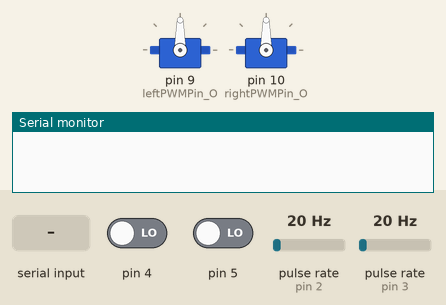
Recording of a sketch running on a simulated Arduino Uno, built with avr-gcc and run on an emulated ATmega328P. On the bench: 2 × servo, the last lines printed to the serial monitor. Wiring (inferred from the names in the program): 2 × pulse sensor: data pin 2 / data pin 3. The test bench sets the inputs (shaded band); at power-on: pulse rate (sensors on pin 3, pin 2) 20 Hz, pin 4 LOW, pin 5 LOW.

Above: at 1.2 s.
1.3 s: "90,45\n" received over Serial
At 2.1 s:
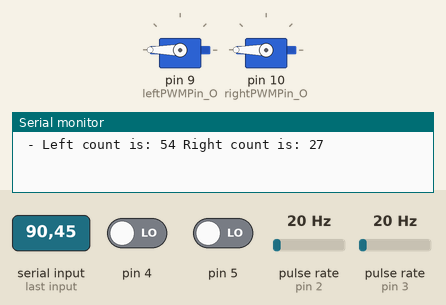
3.0 s: "30,150\n" received over Serial
At 3.24 s:
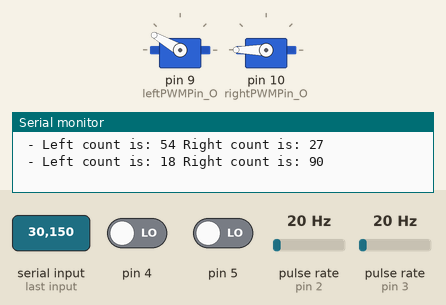
4.9 s: "200\n" received over Serial
At 6.7 s:
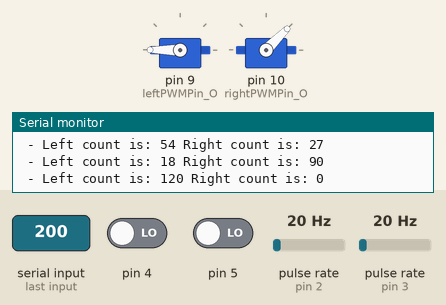
7.4 s: pulse rate (sensor on pin 3) set to 4 Hz
At 9.54 s:
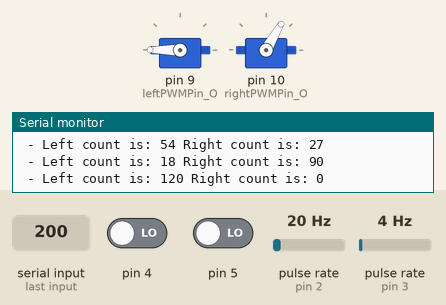
10.4 s: "1,90\n" received over Serial
At 11.3 s:
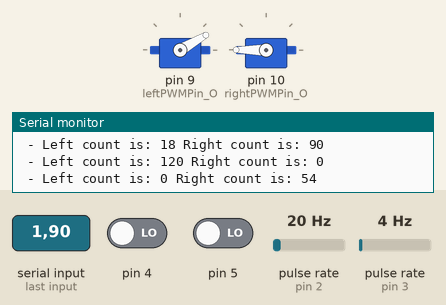
11.9 s: pulse rate (sensor on pin 2) set to 2 Hz
At 14.39 s:
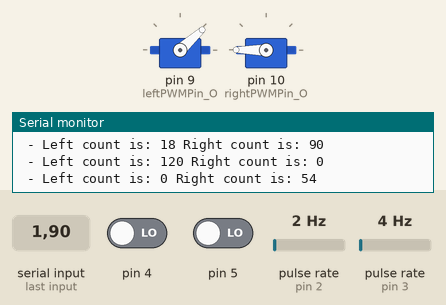
Timing chart, 0 to 20.2 s (numbered marks = the images above; inputs shaded):
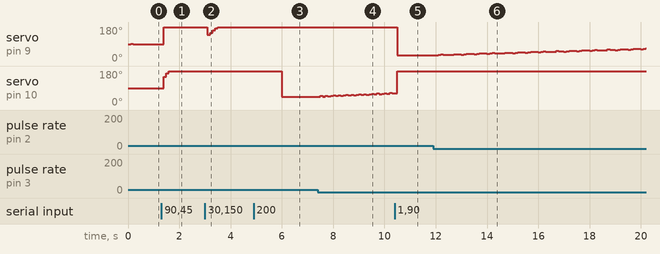

The sketch:

Joe_PID_2.ino
```cpp
#include <Servo.h>
//#include "MegunoLink.h"

//TimePlot data;

//
// Pin assignments
//

const byte leftSensorPin_I  = 2;
const byte rightSensorPin_I = 3;

const byte leftPWMPin_O  = 9;
const byte rightPWMPin_O = 10;

//
// Constants
//

const unsigned int maxRPM = 120;
const unsigned int wheelCircum = 785; //mm (Wheel diameter is 25cm)
const unsigned int pulsesPerRevolution = 360;
const unsigned int pidPeriod = 100; //ms

//
// Create Servo objects
//

Servo leftWheelServo;
Servo rightWheelServo;

//
// Global variables
//


float leftKp  = 1.5;
float leftKi  = 0.7;
float rightKp = 1.5;
float rightKi = 0.7;

volatile int leftSensorPIDCount  = 0;
volatile int rightSensorPIDCount = 0;

volatile int leftSensorDistanceCount = 0;
volatile int rightSensorDistanceCount = 0;

volatile int leftError = 0;
volatile int rightError = 0;

volatile int leftLastError = 0;
volatile int rightLastError = 0;

volatile int leftOffset = 0;
volatile int rightOffset = 0;

volatile int desiredSpeed = 60;

volatile int desiredLeftPIDCount = 0;
volatile int desiredRightPIDCount = 0;

boolean leftDirection = 0; // 0 - forward, 1 - backward
boolean rightDirection = 0; // 0 - forward, 1 - backward

int skip = 0;
int leftSerialSpeed = 0;
int rightSerialSpeed = 0;

int timercount=0;


//
// Intial Setup
//

void setup() {

  // Set up hardware interrupts
  attachInterrupt(digitalPinToInterrupt(leftSensorPin_I) , leftSensorISR , CHANGE);
  attachInterrupt(digitalPinToInterrupt(rightSensorPin_I), rightSensorISR, CHANGE);

  // Set up timer interrupt
  TCCR2A = 0;
  TCCR2B = 0;
  TCNT2 = 0;

  OCR2A = 124; // Compare value

  TCCR2A |= (1 << WGM21);
  TCCR2B |= (1 << CS22) | (1 << CS21) | (0 << CS20); // 1024 prescaler
  TIMSK2 |= (1 << OCIE2A);

  // Set up outputs
  leftWheelServo.attach(leftPWMPin_O);
  rightWheelServo.attach(rightPWMPin_O);

  leftWheelServo.write(90);
  rightWheelServo.write(90);

  // Initialise serial communication
  Serial.begin(19200);
}

//
// Hardware Interrupts for counting rotary encoder pulses
//

void leftSensorISR () {
  if(digitalRead(4) == digitalRead(2))
    leftSensorPIDCount --;
  else
    leftSensorPIDCount ++;
}

void rightSensorISR () {
  if(digitalRead(5) == digitalRead(3))
    rightSensorPIDCount ++;
  else
    rightSensorPIDCount --;
}


//
// PID Controller - for both wheels
//

ISR (TIMER2_COMPA_vect) {

  sei(); //Re-enable all interrupts

  if (timercount >= 49) {

  leftError = desiredLeftPIDCount - leftSensorPIDCount;
  rightError = desiredRightPIDCount - rightSensorPIDCount;

  //data.SendData("Speed", (rightSensorPIDCount*10)/6);

  leftSensorPIDCount = 0;
  rightSensorPIDCount = 0;

  leftOffset  += (leftKp  * (leftError  - leftLastError )) + (leftKi  * leftError );
  rightOffset += (rightKp * (rightError - rightLastError)) + (rightKi * rightError);

  leftLastError = leftError;
  rightLastError = rightError;

  leftOffset = constrain(leftOffset, -60, 90);
  rightOffset = constrain(rightOffset, -60, 90);

  leftWheelServo.write(90 + leftOffset);
  rightWheelServo.write(90 + rightOffset);


  timercount = 0;
  } else {
    timercount++;
  }


}

//
// Movement functions
//

void moveForward (int distance) {
 leftDirection = 0;
 rightDirection = 0;
 desiredLeftPIDCount = (desiredSpeed / (float)60) * pulsesPerRevolution / (float)(1000 / pidPeriod);
 desiredRightPIDCount = (desiredSpeed / (float)60) * pulsesPerRevolution / (float)(1000 / pidPeriod);
}

void moveBackward (int distance) {
 leftDirection = 1;
 rightDirection = 1;
 desiredLeftPIDCount = (desiredSpeed / (float)60) * pulsesPerRevolution / (float)(1000 / pidPeriod);
 desiredRightPIDCount = (desiredSpeed / (float)60) * pulsesPerRevolution / (float)(1000 / pidPeriod);
}

void rotateLeft (int angle) {
 leftDirection = 1;
 rightDirection = 0;
 desiredLeftPIDCount = (desiredSpeed / (float)60) * pulsesPerRevolution / (float)(1000 / pidPeriod);
 desiredRightPIDCount = (desiredSpeed / (float)60) * pulsesPerRevolution / (float)(1000 / pidPeriod);
}

void rotateRight (int angle) {
 leftDirection = 0;
 rightDirection = 1;
 desiredLeftPIDCount = (desiredSpeed / (float)60) * pulsesPerRevolution / (float)(1000 / pidPeriod);
 desiredRightPIDCount = (desiredSpeed / (float)60) * pulsesPerRevolution / (float)(1000 / pidPeriod);

}

void moveRobot (int left, int right) {

 desiredLeftPIDCount = (left / (float)60) * pulsesPerRevolution / (float)(1000 / pidPeriod);
 desiredRightPIDCount = (right / (float)60) * pulsesPerRevolution / (float)(1000 / pidPeriod);


      Serial.print(" - Left count is: ");
      Serial.print(desiredLeftPIDCount);

      Serial.print(" Right count is: ");
      Serial.println(desiredRightPIDCount);

}


// Set Speed function - sets the forward/reverse speed in rpm - not intended to be used in normal operation, only for testing
void setSpeed (int speed) {
  if ((speed >= 0) && (speed <= maxRPM)) {
    desiredSpeed = speed;
  } else {
    desiredSpeed = 0;
    Serial.print("Error, invalid speed set. Speed must be between 0 and ");
    Serial.println(maxRPM);
  }

}

void stopMoving () {
  desiredLeftPIDCount = 0;
  desiredRightPIDCount = 0;
}

//
// Main Loop
//

void serialFlush(){
  while(Serial.available() > 0) {
    char t = Serial.read();
  }
}

void loop() {

  if (Serial.available() >= 4) {
      leftSerialSpeed = Serial.parseInt();
      skip = Serial.read();
      rightSerialSpeed = Serial.parseInt();
      //skip = Serial.read();
      serialFlush();
//      Serial.print("Left speed is: ");
//      Serial.print(leftSerialSpeed);
//      Serial.print(" Right speed is: ");
//      Serial.print(rightSerialSpeed);

      moveRobot(leftSerialSpeed, rightSerialSpeed);
  }

}
```

Measured:
- after the input at 1.3 s, servo on pin 9 (leftPWMPin_O): 90° → 180° after 0.10 s; servo on pin 10 (rightPWMPin_O): 90° → 149° after 0.10 s, → 167° 0.10 s later, → 180° 0.10 s later
- after the input at 3.0 s, servo on pin 9 (leftPWMPin_O): 180° → 138° after 0.10 s, → 150° 0.10 s later, → 162° 0.10 s later, → 174° 0.10 s later, … (5 changes in this stretch)
- after the input at 4.9 s, servo on pin 10 (rightPWMPin_O): 180° → 45° after 1.1 s
- after the input at 10.4 s, servo on pin 9 (leftPWMPin_O): 180° → 30° after 0.10 s
- after the input at 11.9 s, servo on pin 9 (leftPWMPin_O): 30° → 32° after 0.20 s, → 35° 0.10 s later, → 34° 0.10 s later, → 32° 0.20 s later, … (66 changes in this stretch)
